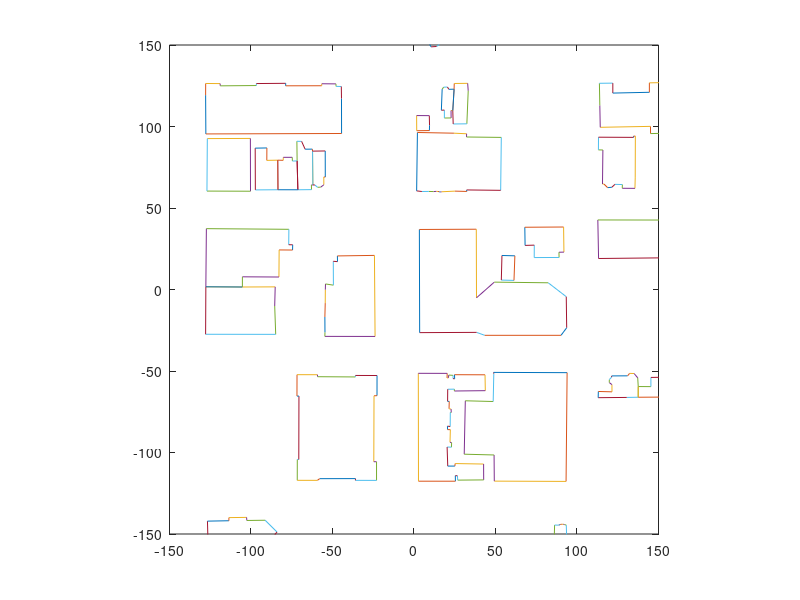

Source code (MATLAB):
%% approach bo
clear; close all;
r = 150;
scaling_factor = 2;
A = pi*r^2;

% We fix random number generator
rng(1);

load('ChicagoDowntownBuildingStats.mat')

close_buildings = sum(BuildingCentroid.^2,2) < ((r+50)^2);

BuildingCentroid = BuildingCentroid(close_buildings,:);
BuildingXYCoord = BuildingXYCoord(close_buildings,:,:);

NumberBuildings = sum(close_buildings);

x_coord = [];y_coord = [];

% We select a random round(NumberBuildings/scaling_factor) number of
% buildings among all the buildings
BuildingXYCoord = BuildingXYCoord(randperm(NumberBuildings,round(NumberBuildings/scaling_factor)),:,:);

% We loop over all the buildings of the database
for n_building = 1:round(NumberBuildings/scaling_factor)
    % We obtain the number of edges that form the building n_building
    N_edges = sum(BuildingXYCoord(n_building,:,1)~=0)-1;
    % Then, we loop over all the edges that form a given building
    for n_edge = 1:N_edges
        % We obtain the 2 values of x_coord that define an edge
        x_coord = [x_coord; BuildingXYCoord(n_building,n_edge,1) BuildingXYCoord(n_building,n_edge+1,1)];
        % We obtain the 2 values of y_coord that define an edge
        y_coord = [y_coord; BuildingXYCoord(n_building,n_edge,2) BuildingXYCoord(n_building,n_edge+1,2)];
    end
end

[N_segments,~] = size(x_coord);

% We obtain the angles of each segment with the current coordinates system
alpha = mod(angle(exp(1i*(angle(x_coord(:,2)+1i*y_coord(:,2)-(x_coord(:,1)+1i*y_coord(:,1)))))),pi);

alpha_aux = alpha;

% We obtain the angles of each segment with the current coordinates system
alpha_aux(alpha_aux>deg2rad(10),:) = [];

% We obtain the reference angle to which all segments are turned
alpha_ref = mean(alpha_aux);

% The modulus from the origin to the first point of the segment
mod_1 = sqrt(x_coord(:,1).^2+y_coord(:,1).^2);
mod_2 = sqrt(x_coord(:,2).^2+y_coord(:,2).^2);

% Now, the angles of all the points with respect of the origin are
% computed
alpha_1 = angle(exp(1i*(angle(x_coord(:,1)+1i*y_coord(:,1)))));
alpha_2 = angle(exp(1i*(angle(x_coord(:,2)+1i*y_coord(:,2)))));

% Then, the scenario is rotated
x_coord = [mod_1.*cos(alpha_1-alpha_ref), mod_2.*cos(alpha_2-alpha_ref)];
y_coord = [mod_1.*sin(alpha_1-alpha_ref), mod_2.*sin(alpha_2-alpha_ref)];


%% plot scenario
for i=1:N_segments
    plot(x_coord(i,:),y_coord(i,:));hold on;
end
daspect([1 1 1])
xlim([-r,r])
ylim([-r,r])

% we assume every building makes 2 shading obstacles
lambda = NumberBuildings*2./scaling_factor/A;
Lmax = AvgPerimeter/4;

